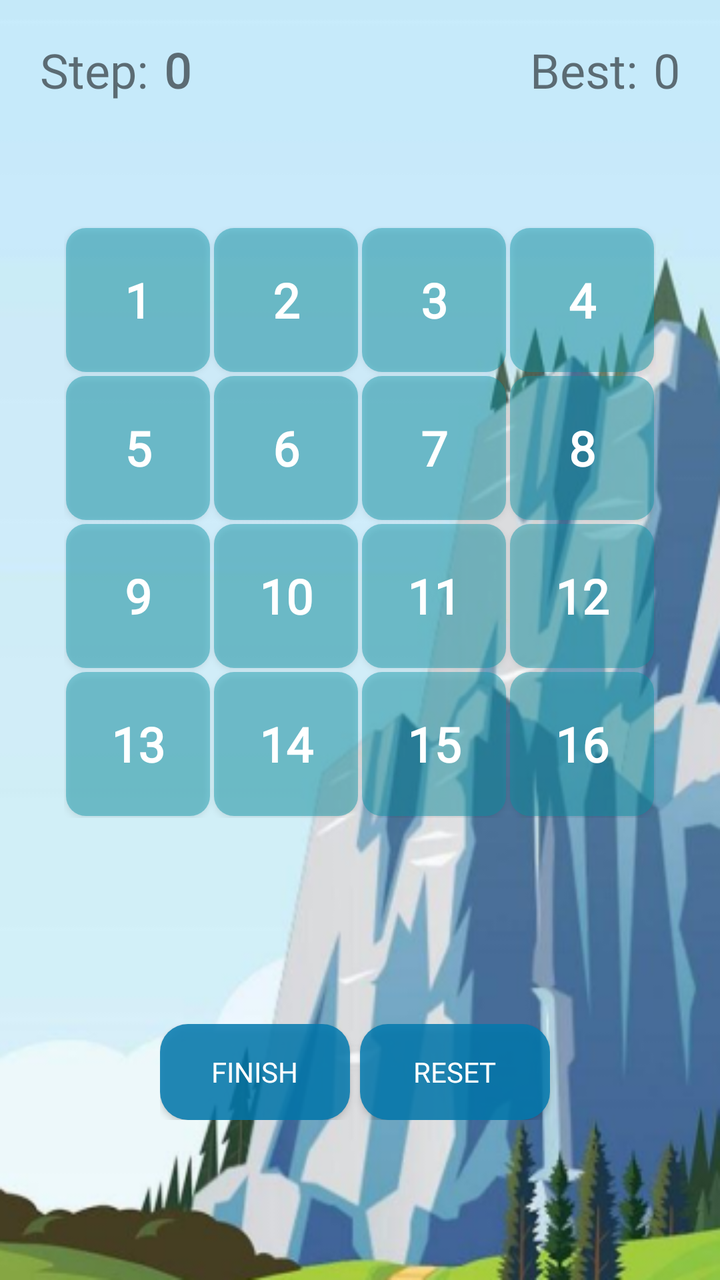
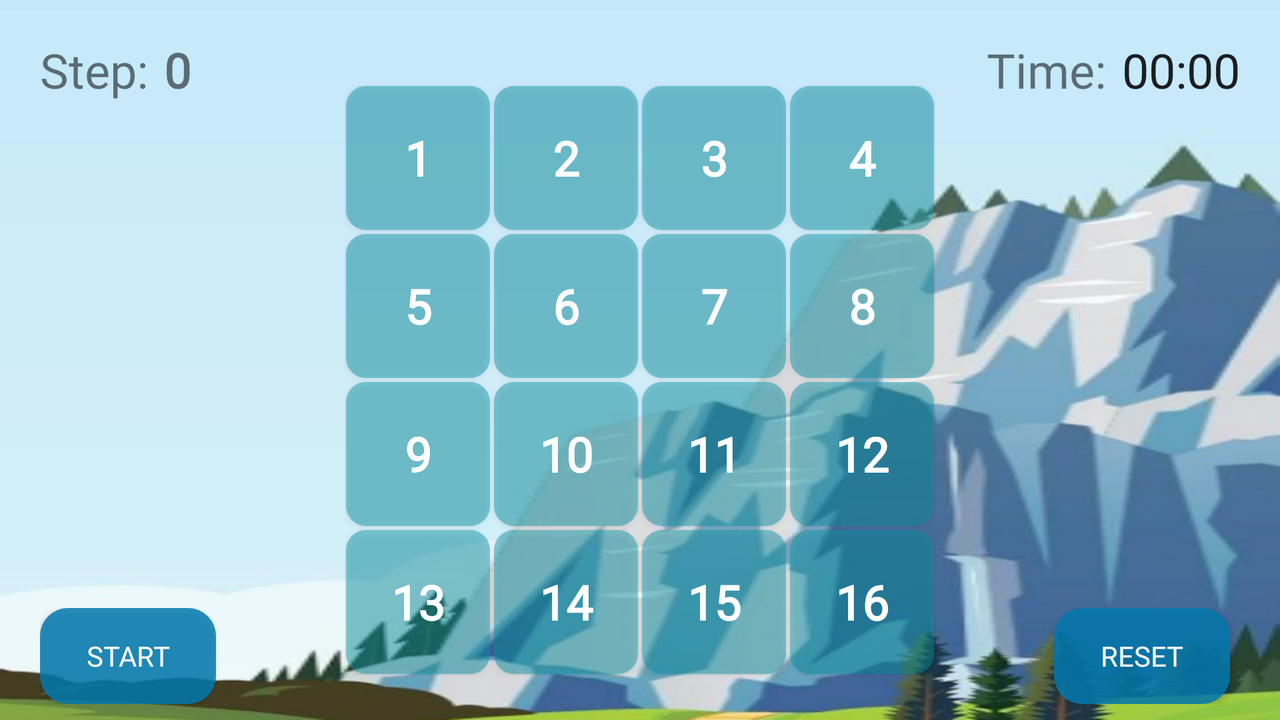

First picture: res/layout/ on a phone held upright. Second picture: the repository's own variant of that layout, on a device whose configuration matches the variant's folder. Source for both follows.
<!-- AndroidManifest.xml: application theme Theme.Puzzle15 -->
<!-- res/layout/activity_main.xml -->
<?xml version="1.0" encoding="utf-8"?>
<LinearLayout xmlns:android="http://schemas.android.com/apk/res/android"
    xmlns:app="http://schemas.android.com/apk/res-auto"
    xmlns:tools="http://schemas.android.com/tools"
    android:layout_width="match_parent"
    android:layout_height="match_parent"
    tools:context=".MainActivity"
    android:orientation="vertical"
    android:background="@drawable/fon_puzzle">
    <LinearLayout
        android:layout_width="match_parent"
        android:layout_height="wrap_content"
        android:background="#00000000">
        <LinearLayout
            android:layout_width="0dp"
            android:layout_height="match_parent"
            android:layout_weight="1"
            android:layout_marginTop="10dp">
            <TextView
                android:layout_width="wrap_content"
                android:layout_height="wrap_content"
                android:gravity="center_vertical"
                android:text="Step:"
                android:fontFamily="@font/jack"
                android:minHeight="50dp"
                android:textSize="24sp"
                android:layout_marginStart="20dp"/>
            <TextView
                android:id="@+id/title_step"
                android:layout_width="wrap_content"
                android:layout_height="wrap_content"
                android:gravity="center_vertical"
                android:text="0"
                android:fontFamily="@font/jack"
                android:textSize="24sp"
                android:minHeight="50dp"
                android:textStyle="bold"
                android:layout_marginStart="8dp"/>

        </LinearLayout>zz
        <LinearLayout
            android:layout_width="0dp"
            android:layout_height="match_parent"
            android:layout_weight="1"
            android:layout_marginTop="10dp"
            android:gravity="end">
            <TextView
                android:layout_width="wrap_content"
                android:layout_height="wrap_content"
                android:gravity="center_vertical"
                android:text="Best:"
                android:fontFamily="@font/jack"
                android:minHeight="50dp"
                android:textSize="24sp"
                android:layout_marginStart="20dp"/>
            <TextView
                android:id="@+id/title_best_step"
                android:layout_width="wrap_content"
                android:layout_height="wrap_content"
                android:gravity="center_vertical"
                android:textSize="24sp"
                android:text="0"
                android:fontFamily="@font/jack"
                android:minHeight="50dp"
                android:layout_marginStart="8dp"
                android:layout_marginEnd="20dp"/>










        </LinearLayout>
    </LinearLayout>

    <FrameLayout
        android:layout_width="match_parent"
        android:layout_height="0dp"
        android:layout_weight="1"
        android:layout_marginTop="30dp">
        <RelativeLayout
            android:id="@+id/groupButtons"
            android:layout_width="wrap_content"
            android:layout_height="wrap_content"
            android:layout_gravity="center"
            android:background="#00000000">
        <androidx.appcompat.widget.AppCompatButton
            android:id="@+id/btn1"
            android:text="1"
            style="@style/btn_numbers" />
            <androidx.appcompat.widget.AppCompatButton
                android:id="@+id/btn2"
                style="@style/btn_numbers"
                android:text="2"
                android:layout_toEndOf="@id/btn1"/>
            <androidx.appcompat.widget.AppCompatButton
                android:id="@+id/btn3"
                style="@style/btn_numbers"
                android:text="3"
                android:layout_toEndOf="@id/btn2"/>
            <androidx.appcompat.widget.AppCompatButton
                android:id="@+id/btn4"
                style="@style/btn_numbers"
                android:text="4"
                android:layout_toEndOf="@id/btn3"/>

            <androidx.appcompat.widget.AppCompatButton
                android:id="@+id/btn5"
                style="@style/btn_numbers"
                android:layout_below="@id/btn1"
                android:text="5" />
            <androidx.appcompat.widget.AppCompatButton
                android:id="@+id/btn6"
                style="@style/btn_numbers"
                android:text="6"
                android:layout_toEndOf="@id/btn5"
                android:layout_below="@id/btn2"/>
            <androidx.appcompat.widget.AppCompatButton
                android:id="@+id/btn7"
                style="@style/btn_numbers"
                android:text="7"
                android:layout_toEndOf="@id/btn6"
                android:layout_below="@id/btn2"/>
            <androidx.appcompat.widget.AppCompatButton
                android:id="@+id/btn8"
                style="@style/btn_numbers"
                android:text="8"
                android:layout_toEndOf="@id/btn7"
                android:layout_below="@id/btn2"/>
            <androidx.appcompat.widget.AppCompatButton
                android:id="@+id/btn9"
                style="@style/btn_numbers"
                android:text="9"
                android:layout_below="@id/btn5"/>
            <androidx.appcompat.widget.AppCompatButton
                android:id="@+id/btn10"
                style="@style/btn_numbers"
                android:text="10"
                android:layout_toEndOf="@id/btn9"
                android:layout_below="@id/btn5"/>
            <androidx.appcompat.widget.AppCompatButton
                android:id="@+id/btn11"
                style="@style/btn_numbers"
                android:text="11"
                android:layout_toEndOf="@id/btn10"
                android:layout_below="@id/btn5"/>
            <androidx.appcompat.widget.AppCompatButton
                android:id="@+id/btn12"
                style="@style/btn_numbers"
                android:text="12"
                android:layout_toEndOf="@id/btn11"
                android:layout_below="@id/btn5"/>
            <androidx.appcompat.widget.AppCompatButton
                android:id="@+id/btn13"
                style="@style/btn_numbers"
                android:text="13"
                android:layout_below="@id/btn9"/>
            <androidx.appcompat.widget.AppCompatButton
                android:id="@+id/btn14"
                style="@style/btn_numbers"
                android:text="14"
                android:layout_toEndOf="@id/btn13"
                android:layout_below="@id/btn9"/>

            <androidx.appcompat.widget.AppCompatButton
                android:id="@+id/btn15"
                style="@style/btn_numbers"
                android:layout_below="@id/btn9"
                android:layout_toEndOf="@id/btn14"
                android:text="15" />
            <androidx.appcompat.widget.AppCompatButton
                android:id="@+id/btn16"
                style="@style/btn_numbers"
                android:text="16"
                android:layout_toEndOf="@id/btn15"
                android:layout_below="@id/btn9"/>






        </RelativeLayout>
    </FrameLayout>

    <LinearLayout
    android:layout_width="match_parent"
    android:layout_height="wrap_content"
    android:layout_margin="80dp">
    <androidx.appcompat.widget.AppCompatButton
        android:id="@+id/btn_start"
        android:layout_width="wrap_content"
        android:layout_height="wrap_content"
        android:layout_weight="1"
        android:background="@drawable/bg_btn_main"
        android:fontFamily="@font/jack"
        android:text="Finish"
        android:textColor="@color/white"/>
    <androidx.appcompat.widget.AppCompatButton
        android:id="@+id/btn_reset"
        android:layout_width="wrap_content"
        android:layout_height="wrap_content"
        android:layout_weight="1"
        android:fontFamily="@font/jack"
        android:background="@drawable/bg_btn_main"
        android:layout_marginHorizontal="5dp"
        android:text="Reset"
        android:textColor="@color/white"/>
</LinearLayout>
</LinearLayout>
<!-- resources referenced by this layout -->
<resources>
  <!-- drawable bg_btn_main (drawable) -->
  <?xml version="1.0" encoding="utf-8"?>
  <shape xmlns:android="http://schemas.android.com/apk/res/android">
      <solid android:color="#D7037AAF"/>
      <corners android:radius="14dp"/>
  </shape>
  <!-- drawable fon_puzzle: png bitmap (drawable-v24, 184459 bytes) -->
  <style name="btn_numbers">
          <item name="android:layout_width">72dp</item>
          <item name="android:layout_height">72dp</item>
          <item name="android:textSize">24sp</item>
          <item name="android:textColor">@color/white</item>
          <item name="android:background">@drawable/btn_bg</item>
          <item name="android:layout_margin">1dp</item>
          <item name="android:textStyle">bold</item>
          <item name="fontFamily">@font/jack</item>
      </style>
  <style name="Theme.Puzzle15" parent="Theme.MaterialComponents.DayNight.NoActionBar">
          
          <item name="colorPrimary">@color/purple_500</item>
          <item name="colorPrimaryVariant">@color/purple_700</item>
          <item name="colorOnPrimary">@color/white</item>
          
          <item name="colorSecondary">@color/teal_200</item>
          <item name="colorSecondaryVariant">@color/teal_700</item>
          <item name="colorOnSecondary">@color/black</item>
          
          <item name="android:statusBarColor" tools:targetApi="l">#4EC0F3</item>
          
      </style>
  <!-- drawable btn_bg (drawable) -->
  <?xml version="1.0" encoding="utf-8"?>
  <shape xmlns:android="http://schemas.android.com/apk/res/android">
  <corners android:radius="10dp"/>
      <solid android:color="#700493A5"/>
  </shape>
</resources>
<!-- res/layout-land/activity_main.xml (the repository's variant of the layout above) -->
<!-- drawn on the phone turned sideways -->
<?xml version="1.0" encoding="utf-8"?>
<FrameLayout xmlns:android="http://schemas.android.com/apk/res/android"
    xmlns:app="http://schemas.android.com/apk/res-auto"
    xmlns:tools="http://schemas.android.com/tools"
    android:layout_width="match_parent"
    android:layout_height="match_parent"
    tools:context=".MainActivity"
    android:orientation="vertical"
    android:background="@drawable/fon_puzzle">
    <LinearLayout
        android:layout_width="match_parent"
        android:layout_height="wrap_content"
        android:background="#00000000">
        <LinearLayout
            android:layout_width="0dp"
            android:layout_height="match_parent"
            android:layout_weight="1"
            android:layout_marginTop="10dp">

            <TextView
                android:layout_width="wrap_content"
                android:layout_height="wrap_content"
                android:layout_marginStart="20dp"
                android:fontFamily="@font/jack"
                android:gravity="center_vertical"
                android:minHeight="50dp"
                android:text="Step:"
                android:textSize="24sp" />

            <TextView
                android:id="@+id/title_step"
                android:layout_width="wrap_content"
                android:layout_height="wrap_content"
                android:gravity="center_vertical"
                android:text="0"
                android:fontFamily="@font/jack"
                android:textSize="24sp"
                android:minHeight="50dp"
                android:textStyle="bold"
                android:layout_marginStart="8dp"/>

        </LinearLayout>
        <LinearLayout
            android:layout_width="0dp"
            android:layout_height="match_parent"
            android:layout_weight="1"
            android:layout_marginTop="10dp"
            android:gravity="end">
            <TextView
                android:layout_width="wrap_content"
                android:layout_height="wrap_content"
                android:gravity="center_vertical"
                android:text="Time:"
                android:fontFamily="@font/jack"
                android:minHeight="50dp"
                android:textSize="24sp"
                android:layout_marginStart="20dp"/>
            <Chronometer
                android:id="@+id/title_time"
                android:layout_width="wrap_content"
                android:layout_height="wrap_content"
                android:gravity="center_vertical"
                android:textSize="24sp"
                android:fontFamily="@font/jack"
                android:minHeight="50dp"
                android:layout_marginStart="8dp"
                android:layout_marginEnd="20dp"/>
        </LinearLayout>
    </LinearLayout>

    <LinearLayout
        android:layout_width="wrap_content"
        android:layout_height="wrap_content"
        android:layout_weight="5"
        android:layout_gravity="center"
        android:layout_marginTop="10dp"
        android:orientation="vertical">

        <RelativeLayout
            android:id="@+id/groupButtons"
            android:layout_width="match_parent"
            android:layout_height="wrap_content"
            android:layout_weight="1"
            android:background="#00000000"
            android:gravity="center|center_horizontal">

            <androidx.appcompat.widget.AppCompatButton
                android:id="@+id/btn1"
                style="@style/btn_numbers"
                android:text="1" />

            <androidx.appcompat.widget.AppCompatButton
                android:id="@+id/btn2"
                style="@style/btn_numbers"
                android:layout_toEndOf="@id/btn1"
                android:text="2" />

            <androidx.appcompat.widget.AppCompatButton
                android:id="@+id/btn3"
                style="@style/btn_numbers"
                android:layout_toEndOf="@id/btn2"
                android:text="3" />

            <androidx.appcompat.widget.AppCompatButton
                android:id="@+id/btn4"
                style="@style/btn_numbers"
                android:layout_toEndOf="@id/btn3"
                android:text="4" />

            <androidx.appcompat.widget.AppCompatButton
                android:id="@+id/btn5"
                style="@style/btn_numbers"
                android:layout_below="@id/btn1"
                android:text="5" />

            <androidx.appcompat.widget.AppCompatButton
                android:id="@+id/btn6"
                style="@style/btn_numbers"
                android:layout_below="@id/btn2"
                android:layout_toEndOf="@id/btn5"
                android:text="6" />

            <androidx.appcompat.widget.AppCompatButton
                android:id="@+id/btn7"
                style="@style/btn_numbers"
                android:layout_below="@id/btn2"
                android:layout_toEndOf="@id/btn6"
                android:text="7" />

            <androidx.appcompat.widget.AppCompatButton
                android:id="@+id/btn8"
                style="@style/btn_numbers"
                android:layout_below="@id/btn2"
                android:layout_toEndOf="@id/btn7"
                android:text="8" />

            <androidx.appcompat.widget.AppCompatButton
                android:id="@+id/btn9"
                style="@style/btn_numbers"
                android:layout_below="@id/btn5"
                android:text="9" />

            <androidx.appcompat.widget.AppCompatButton
                android:id="@+id/btn10"
                style="@style/btn_numbers"
                android:layout_below="@id/btn5"
                android:layout_toEndOf="@id/btn9"
                android:text="10" />

            <androidx.appcompat.widget.AppCompatButton
                android:id="@+id/btn11"
                style="@style/btn_numbers"
                android:layout_below="@id/btn5"
                android:layout_toEndOf="@id/btn10"
                android:text="11" />

            <androidx.appcompat.widget.AppCompatButton
                android:id="@+id/btn12"
                style="@style/btn_numbers"
                android:layout_below="@id/btn5"
                android:layout_toEndOf="@id/btn11"
                android:text="12" />

            <androidx.appcompat.widget.AppCompatButton
                android:id="@+id/btn13"
                style="@style/btn_numbers"
                android:layout_below="@id/btn9"
                android:text="13" />

            <androidx.appcompat.widget.AppCompatButton
                android:id="@+id/btn14"
                style="@style/btn_numbers"
                android:layout_below="@id/btn9"
                android:layout_toEndOf="@id/btn13"
                android:text="14" />

            <androidx.appcompat.widget.AppCompatButton
                android:id="@+id/btn15"
                style="@style/btn_numbers"
                android:layout_below="@id/btn9"
                android:layout_toEndOf="@id/btn14"
                android:text="15" />

            <androidx.appcompat.widget.AppCompatButton
                android:id="@+id/btn16"
                style="@style/btn_numbers"
                android:layout_below="@id/btn9"
                android:layout_toEndOf="@id/btn15"
                android:text="16" />


        </RelativeLayout>
    </LinearLayout>

    <FrameLayout
        android:layout_width="match_parent"
        android:layout_height="wrap_content"
        android:layout_gravity="bottom"
        android:layout_marginHorizontal="20dp"
        android:layout_marginBottom="8dp">
        <androidx.appcompat.widget.AppCompatButton
            android:id="@+id/btn_start"
            android:layout_width="wrap_content"
            android:layout_height="wrap_content"
            android:layout_weight="1"
            android:background="@drawable/bg_btn_main"
            android:fontFamily="@font/jack"
            android:text="Start"
            android:textColor="@color/white"/>
        <androidx.appcompat.widget.AppCompatButton
            android:id="@+id/btn_reset"
            android:layout_width="wrap_content"
            android:layout_height="wrap_content"
            android:layout_weight="1"
            android:layout_gravity="end"
            android:fontFamily="@font/jack"
            android:background="@drawable/bg_btn_main"
            android:layout_marginHorizontal="5dp"
            android:text="Reset"
            android:textColor="@color/white"/>
    </FrameLayout>
</FrameLayout>
